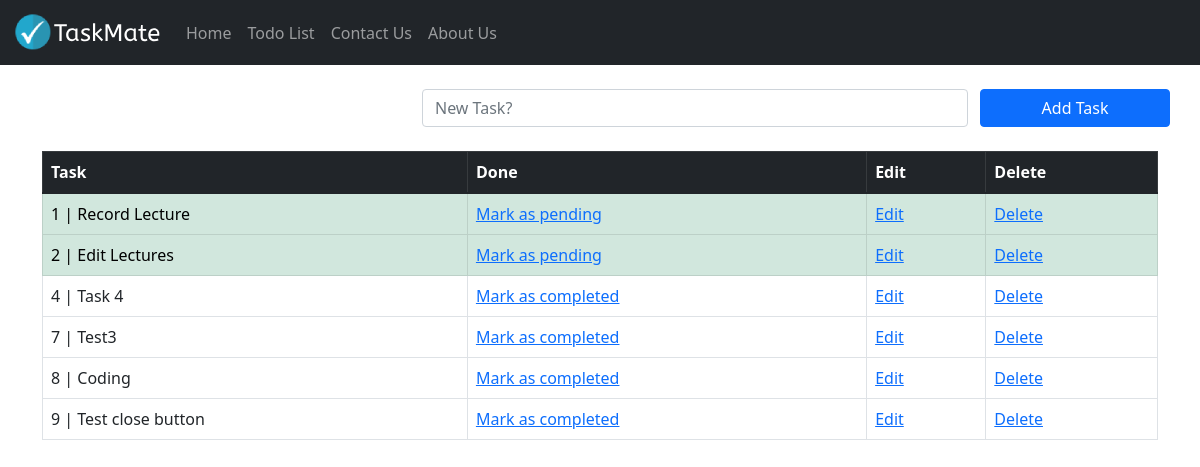
Before: /todolist/ with the older database file.
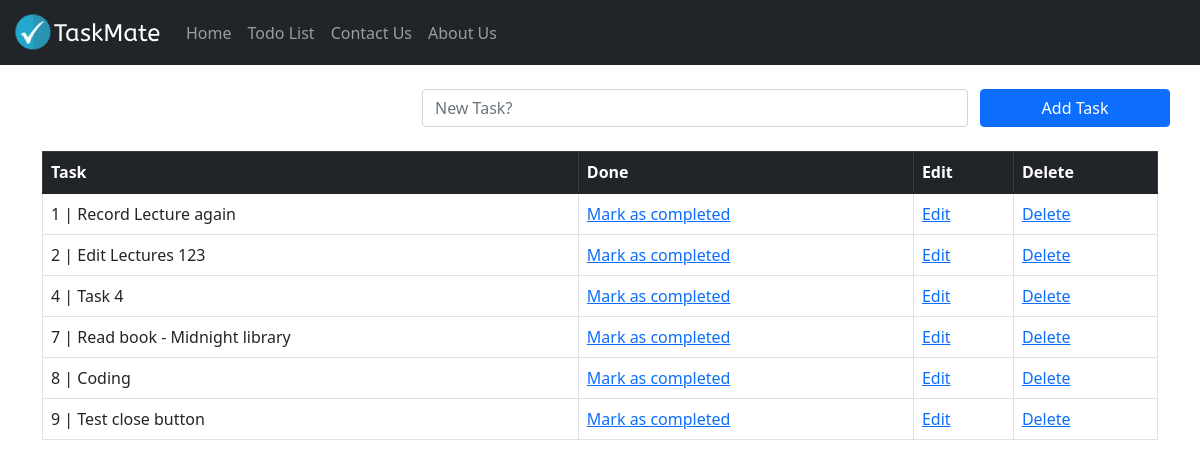
After: the same page with the newer database file.
### todolist_app/models.py (models this page shows, shortened)
class TaskList(models.Model):
    task = models.CharField(max_length=300)
    done = models.BooleanField(default=False)

### todolist_app/views.py (the view)
# urls.py: path('todolist/', include('todolist_app.urls'))
def todolist(request):
    if request.method == "POST":
        form = TaskForm(request.POST or None)
        if form.is_valid():
            form.save()
        messages.success(request, ("New Task Added!"))
        return redirect("todolist")
    else:
        all_tasks = TaskList.objects.all
        return render(request, "todolist.html", {"all_tasks": all_tasks})

### todolist_app/templates/todolist.html (shortened to what this page needs)
{% extends 'base.html' %}
{% block content %}
<div class="container">
  <br>
  <form method="POST" class="row">
    <label class="col-4"></label>
    <div class="col-6">
      <input type="text" class="form-control" name="task" placeholder="New Task?">
    </div>
    <button type="submit" class="btn btn-primary col-2">Add Task</button>
  </form>
  <br>
  <table class="table table-bordered">
    <thead class="table-dark">
      <tr>
        <th scope="col">Task</th>
        <th scope="col">Done</th>
        <th scope="col">Edit</th>
        <th scope="col">Delete</th>
      </tr>
    </thead>
    <tbody>
      {% if all_tasks %}
      {% for obj in all_tasks %}
      {% if obj.done %}
      <tr class="table-success">
        <td>{{ obj.id }} | {{ obj.task }}</td>
        <td><a href="{% url 'pending_task' obj.id %}">Mark as pending</a></td>
        <td><a href="{% url 'edit_task' obj.id %}">Edit</a></td>
        <td><a href="{% url 'delete_task' obj.id %}">Delete</a></td>
      </tr>
      {% else %}
      <tr>
        <td>{{ obj.id }} | {{ obj.task }}</td>
        <td><a href="{% url 'complete_task' obj.id %}">Mark as completed</a></td>
        <td><a href="{% url 'edit_task' obj.id %}">Edit</a></td>
        <td><a href="{% url 'delete_task' obj.id %}">Delete</a></td>
      </tr>
      {% endif %}
      {% endfor %}
      {% endif %}
    </tbody>
  </table>
</div>
{% endblock content %}

Changed rows visible on the page:
changed TaskList id 1: task "Record Lecture" → "Record Lecture again"; done "Mark as pending" → "Mark as completed"
changed TaskList id 2: task "Edit Lectures" → "Edit Lectures 123"; done "Mark as pending" → "Mark as completed"
changed TaskList id 7: task "Test3" → "Read book - Midnight library"
